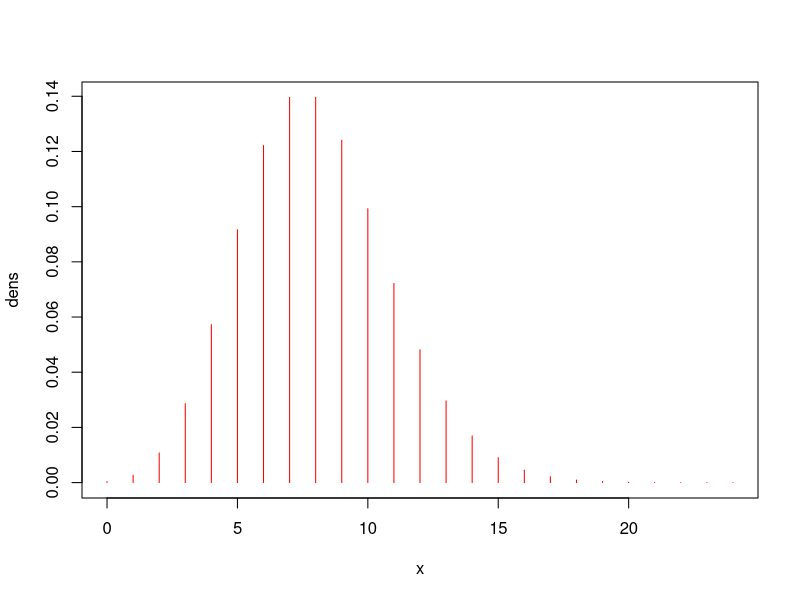
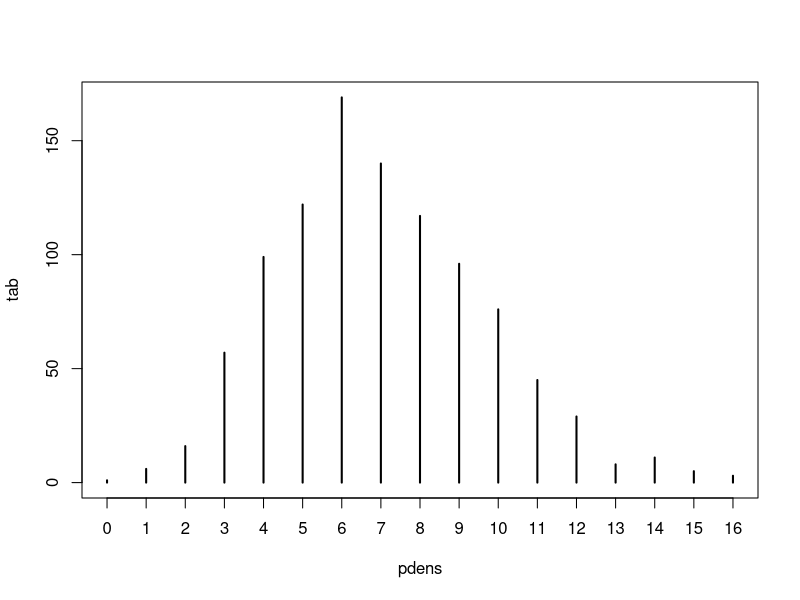

Write R code to recreate these figures, in order.
#Poisson Distribution in R
#1. Cumulative probablity upto x
#pvalue=ppois(x,mu)

mu=7
x=5
pvalue=ppois(x,mu)
print(paste("pvalue=",pvalue))

#2. Given a Cumulative probablity, find corresponding x
# x=qpois(pvalue,mu)

mu=8
pvalue=0.88
x=qpois(pvalue,mu)
print(paste("x=",x))

#3. Poisson probability for a x value
#pdens=dpois(x,mu)

mu=8
x=5
pdens=dpois(x,mu)
print(paste("pdens=",pdens))

#4. Generate random deviate from a poisson
#distribution of mean mu
#x=rpois(1,mu)

mu=8
x=rpois(6,mu)
print(x)

#Plot a poisson distribution

mu=8 #when mu is very large has a bell shape(continuous) eventhough it is discrete, this is called continuous approxiamation of discrete distribution.
x=seq(0,3*mu)
dens=dpois(x,mu)
plot(x,dens,type="h",col="red")

#plot the random deviate distribution 

mu=7
pdens=rpois(1000,mu)
tab=table(pdens) #will give me tabular form of pdens
print(tab)
plot(tab,type="h")
